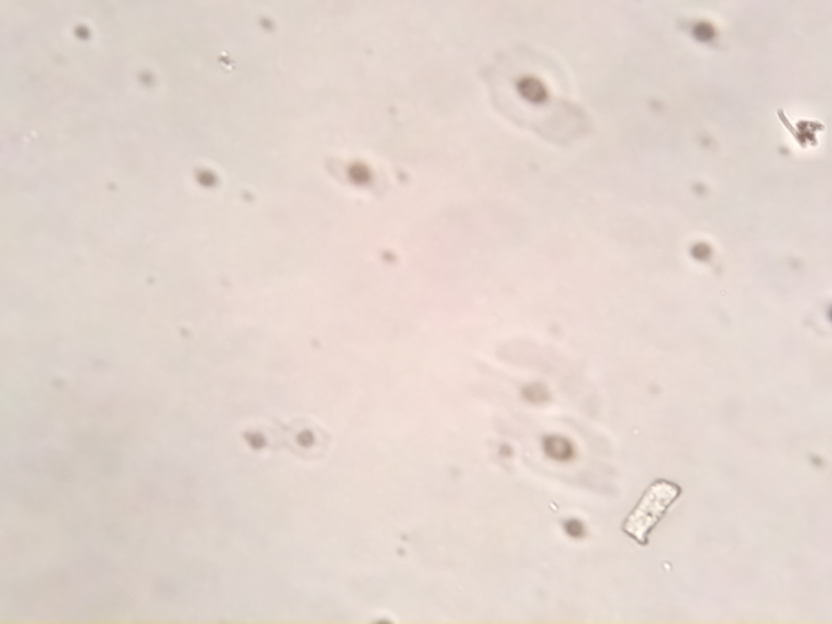
#> input picture camera_utilities/samples/sample_1/focus_overzoomed.jpeg, 832 x 624 px
$ python -i pollenDetection.py   (imports and definitions only)
#> lines starting #> are read from the running program, lines starting #| are printed output that depends on the picture; after the words box and inside, x2 and y2 are one past the last pixel; in counts of white or black regions, pixels touching at a corner belong together
#> further down, picture is the input picture: shape (624, 832, 3); mean B, G, R 206.2, 213.5, 227.2
import cv2

def pollen_detection(image) :
    """détecter la ROI (region of interest) de l'image donnée en paramètre

    Args:
        image_path (_string_): chemin de l'image

    Returns:
        _Image_: image de la ROI
    """

    gray = cv2.cvtColor(image, cv2.COLOR_BGR2GRAY)
    blurred = cv2.GaussianBlur(gray, (5, 5), 0)
    edges = cv2.Canny(blurred, 50, 150)
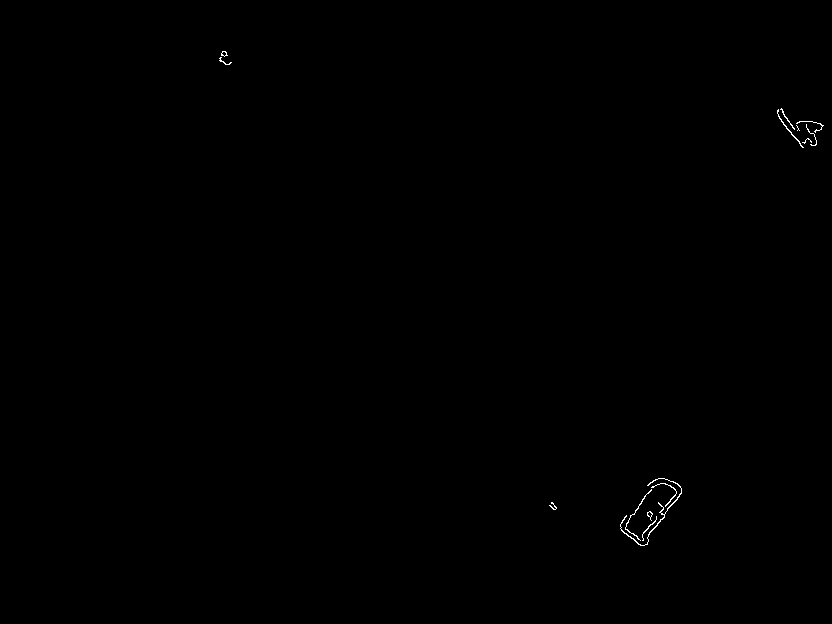
#> edges: shape (624, 832); 0.13% white in thin lines or dots, all inside (x1, y1, x2, y2) = (219, 51, 824, 546)
    contours, _ = cv2.findContours(edges, cv2.RETR_EXTERNAL, cv2.CHAIN_APPROX_SIMPLE)
#> contours = 14 contours, 10 with area under 20; largest, box (x1, y1, x2, y2) and area: (620, 478, 682, 546) 70, (777, 109, 804, 148) 26, (625, 489, 652, 541) 24, (647, 511, 653, 521) 20
    x, y, w, h = (0,0,0,0)
    if len(contours) != 0 :
        largest_contour = max(contours, key=cv2.contourArea)
#> largest_contour = contour of 158 points, box (x1, y1, x2, y2) (620, 478, 682, 546), area 70
        x, y, w, h = cv2.boundingRect(largest_contour)
#> x = 620; y = 478; w = 62; h = 68
    return x,y,w,h

>>> import cv2
>>> picture = cv2.imread('samples/sample_1/focus_overzoomed.jpeg')
>>> result = pollen_detection(picture)
#> result = (620, 478, 62, 68)

$ run again, on camera_utilities/samples/sample_1/focus_sample.jpeg
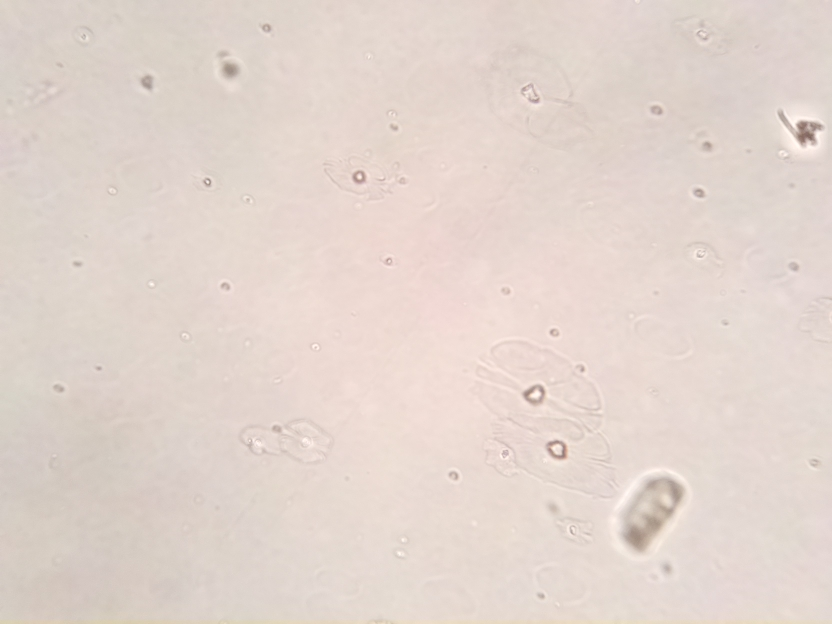
#> input picture camera_utilities/samples/sample_1/focus_sample.jpeg, 832 x 624 px
#> picture is the input picture: shape (624, 832, 3); mean B, G, R 205.6, 213, 226.6
#> in pollen_detection, `edges = cv2.Canny(blurred, 50, 150)`:
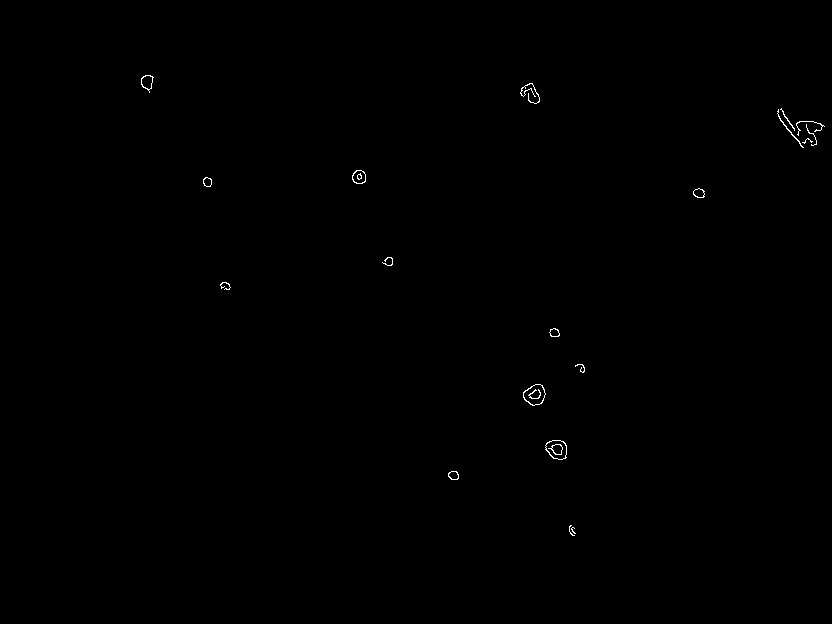
#> edges: shape (624, 832); 0.18% white in thin lines or dots, all inside (x1, y1, x2, y2) = (141, 75, 825, 536)
#> contours = 19 contours, 10 with area under 20; largest, box (x1, y1, x2, y2) and area: (523, 384, 546, 406) 336, (545, 440, 567, 460) 318, (352, 170, 366, 184) 144, (141, 75, 154, 93) 129, (693, 188, 705, 198) 78
#> largest_contour = contour of 39 points, box (x1, y1, x2, y2) (523, 384, 546, 406), area 336
#> x = 523; y = 384; w = 23; h = 22
#> result = (523, 384, 23, 22)
